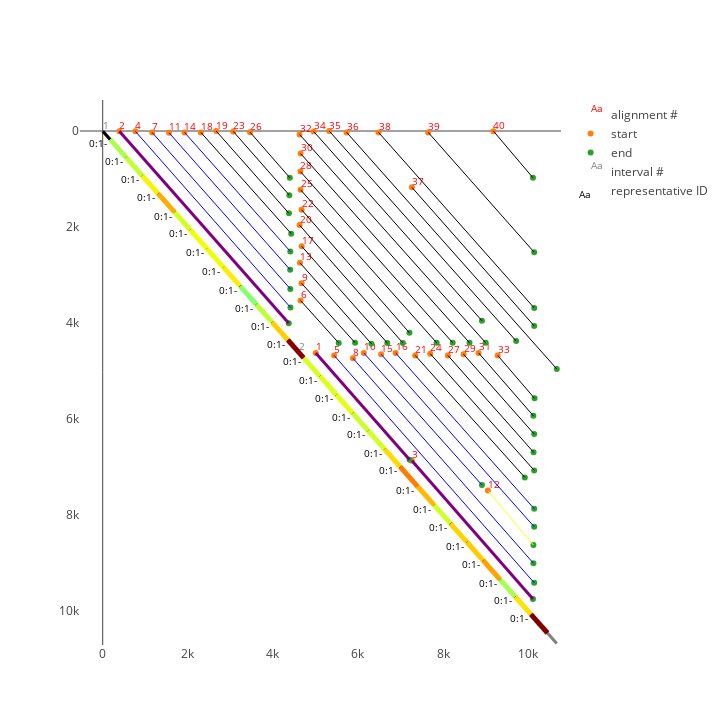

The code cell stored with this chart in its notebook:
### Code cell
v.show(219)

### Figure 1 — Plotly figure (JSON) as saved in the notebook; plotly's stock layout.template omitted (floating-point values rounded to 4 significant figures)
{"data": [{"mode": "text", "name": "alignment #", "text": ["1", "2", "3", "4", "5", "6", "7", "8", "9", "10", "11", "12", "13", "14", "15", "16", "17", "18", "19", "20", "21", "22", "23", "24", "25", "26", "27", "28", "29", "30", "31", "32", "33", "34", "35", "36", "37", "38", "39", "40"], "textfont": {"color": "red", "size": 10}, "textposition": "top right", "type": "scatter", "uid": "33542d66-a7d8-470c-be89-6470ed41b599", "x": [5008, 392, 7269, 768, 5440, 4651, 1163, 5884, 4674, 6138, 1560, 9054, 4637, 1922, 6545, 6886, 4677, 2307, 2667, 4627, 7346, 4676, 3069, 7699, 4651, 3463, 8114, 4648, 8482, 4652, 8836, 4627, 9285, 4960, 5324, 5734, 7268, 6484, 7651, 9185], "y": [4622, 3, 6867, 7, 4674, 3531, 31, 4734, 3172, 4622, 39, 7489, 2745, 29, 4649, 4622, 2400, 29, 0, 1960, 4674, 1640, 9, 4637, 1224, 24, 4674, 846, 4649, 470, 4622, 71, 4674, 11, 0, 29, 1173, 29, 29, 3]}, {"mode": "markers", "name": "start", "type": "scatter", "uid": "52992ce8-0d21-42b3-9fd8-534dfc0e3fa0", "x": [5008, 392, 7269, 768, 5440, 4651, 1163, 5884, 4674, 6138, 1560, 9054, 4637, 1922, 6545, 6886, 4677, 2307, 2667, 4627, 7346, 4676, 3069, 7699, 4651, 3463, 8114, 4648, 8482, 4652, 8836, 4627, 9285, 4960, 5324, 5734, 7268, 6484, 7651, 9185], "y": [4622, 3, 6867, 7, 4674, 3531, 31, 4734, 3172, 4622, 39, 7489, 2745, 29, 4649, 4622, 2400, 29, 0, 1960, 4674, 1640, 9, 4637, 1224, 24, 4674, 846, 4649, 470, 4622, 71, 4674, 11, 0, 29, 1173, 29, 29, 3]}, {"mode": "markers", "name": "end", "type": "scatter", "uid": "4434ff80-a18e-4301-9388-c1a0699106e3", "x": [7214, 4374, 10114, 4414, 10143, 5548, 4410, 10125, 5932, 8915, 4407, 10125, 6316, 4410, 10143, 10143, 6689, 4431, 4378, 7056, 9922, 7211, 4387, 10143, 7850, 4399, 10128, 8227, 10143, 8622, 10124, 9002, 10151, 8915, 9720, 10673, 10143, 10144, 10143, 10114], "y": [6847, 4003, 9747, 3674, 9409, 4414, 3288, 9002, 4409, 7372, 2890, 8622, 4430, 2508, 8243, 7867, 4414, 2138, 1714, 4415, 7214, 4204, 1336, 7068, 4410, 974, 6689, 4410, 6312, 4410, 5932, 4410, 5567, 3952, 4374, 4954, 4059, 3686, 2525, 974]}, {"mode": "text", "name": "interval #", "text": ["1", "2"], "textfont": {"color": "grey", "size": 10}, "textposition": "top right", "type": "scatter", "uid": "566dc226-72f5-4c28-890e-27ffccb1a477", "x": [3, 4622], "y": [3, 4622]}, {"mode": "text", "name": "representative ID", "text": ["0:1- ", "0:1- ", "0:1- ", "0:1- ", "0:1- ", "0:1- ", "0:1- ", "0:1- ", "0:1- ", "0:1- ", "0:1- ", "0:1- ", "0:1- ", "0:1- ", "0:1- ", "0:1- ", "0:1- ", "0:1- ", "0:1- ", "0:1- ", "0:1- ", "0:1- ", "0:1- ", "0:1- ", "0:1- ", "0:1- ", "0:1- "], "textfont": {"color": "black", "size": 10}, "textposition": "bottom left", "type": "scatter", "uid": "8ea02b59-4012-4640-b6b1-fca106c43ba2", "x": [176, 549, 928, 1303, 1691, 2057, 2449, 2836, 3229, 3610, 3980, 4353, 4725, 5106, 5492, 5876, 6239, 6626, 6992, 7398, 7792, 8175, 8565, 8945, 9342, 9699, 10067], "y": [176, 549, 928, 1303, 1691, 2057, 2449, 2836, 3229, 3610, 3980, 4353, 4725, 5106, 5492, 5876, 6239, 6626, 6992, 7398, 7792, 8175, 8565, 8945, 9342, 9699, 10067]}, {"hoverinfo": "text", "showlegend": false, "text": ["0:1-<br>[176, 549] (373 bp)<br>diff = 0.185", "0:1-<br>[549, 928] (379 bp)<br>diff = 0.196", "0:1-<br>[928, 1301] (373 bp)<br>diff = 0.217", "0:1-<br>[1303, 1691] (388 bp)<br>diff = 0.241", "0:1-<br>[1691, 2057] (366 bp)<br>diff = 0.203", "0:1-<br>[2057, 2449] (392 bp)<br>diff = 0.213", "0:1-<br>[2449, 2835] (386 bp)<br>diff = 0.213", "0:1-<br>[2836, 3227] (391 bp)<br>diff = 0.219", "0:1-<br>[3229, 3608] (379 bp)<br>diff = 0.171", "0:1-<br>[3610, 3980] (370 bp)<br>diff = 0.194", "0:1-<br>[3980, 4353] (373 bp)<br>diff = 0.23", "0:1-<br>[4353, 4724] (371 bp)<br>diff = 0.33", "0:1-<br>[4725, 5106] (381 bp)<br>diff = 0.204", "0:1-<br>[5106, 5492] (386 bp)<br>diff = 0.206", "0:1-<br>[5492, 5874] (382 bp)<br>diff = 0.209", "0:1-<br>[5876, 6238] (362 bp)<br>diff = 0.199", "0:1-<br>[6239, 6625] (386 bp)<br>diff = 0.201", "0:1-<br>[6626, 6992] (366 bp)<br>diff = 0.226", "0:1-<br>[6992, 7399] (407 bp)<br>diff = 0.258", "0:1-<br>[7398, 7792] (394 bp)<br>diff = 0.238", "0:1-<br>[7792, 8171] (379 bp)<br>diff = 0.201", "0:1-<br>[8175, 8563] (388 bp)<br>diff = 0.229", "0:1-<br>[8565, 8941] (376 bp)<br>diff = 0.231", "0:1-<br>[8945, 9341] (396 bp)<br>diff = 0.245", "0:1-<br>[9342, 9698] (356 bp)<br>diff = 0.184", "0:1-<br>[9699, 10067] (368 bp)<br>diff = 0.223", "0:1-<br>[10067, 10455] (388 bp)<br>diff = 0.349"], "type": "scatter", "uid": "38085e53-3e51-4522-9c38-43a654979876", "x": [176, 549, 928, 1303, 1691, 2057, 2449, 2836, 3229, 3610, 3980, 4353, 4725, 5106, 5492, 5876, 6239, 6626, 6992, 7398, 7792, 8175, 8565, 8945, 9342, 9699, 10067], "y": [176, 549, 928, 1303, 1691, 2057, 2449, 2836, 3229, 3610, 3980, 4353, 4725, 5106, 5492, 5876, 6239, 6626, 6992, 7398, 7792, 8175, 8565, 8945, 9342, 9699, 10067]}], "layout": {"height": 725, "hovermode": "closest", "shapes": [{"line": {"color": "grey", "width": 3}, "type": "line", "x0": 0, "x1": 10673, "xref": "x", "y0": 0, "y1": 10673, "yref": "y"}, {"line": {"color": "black", "width": 3}, "type": "line", "x0": 3, "x1": 4414, "xref": "x", "y0": 3, "y1": 4414, "yref": "y"}, {"line": {"color": "black", "width": 3}, "type": "line", "x0": 4622, "x1": 10143, "xref": "x", "y0": 4622, "y1": 10143, "yref": "y"}, {"line": {"color": "purple", "width": 3}, "type": "line", "x0": 5008, "x1": 7214, "xref": "x", "y0": 4622, "y1": 6847, "yref": "y"}, {"line": {"color": "purple", "width": 3}, "type": "line", "x0": 392, "x1": 4374, "xref": "x", "y0": 3, "y1": 4003, "yref": "y"}, {"line": {"color": "purple", "width": 3}, "type": "line", "x0": 7269, "x1": 10114, "xref": "x", "y0": 6867, "y1": 9747, "yref": "y"}, {"line": {"color": "blue", "width": 1}, "type": "line", "x0": 768, "x1": 4414, "xref": "x", "y0": 7, "y1": 3674, "yref": "y"}, {"line": {"color": "blue", "width": 1}, "type": "line", "x0": 5440, "x1": 10143, "xref": "x", "y0": 4674, "y1": 9409, "yref": "y"}, {"line": {"color": "black", "width": 1}, "type": "line", "x0": 4651, "x1": 5548, "xref": "x", "y0": 3531, "y1": 4414, "yref": "y"}, {"line": {"color": "blue", "width": 1}, "type": "line", "x0": 1163, "x1": 4410, "xref": "x", "y0": 31, "y1": 3288, "yref": "y"}, {"line": {"color": "blue", "width": 1}, "type": "line", "x0": 5884, "x1": 10125, "xref": "x", "y0": 4734, "y1": 9002, "yref": "y"}, {"line": {"color": "black", "width": 1}, "type": "line", "x0": 4674, "x1": 5932, "xref": "x", "y0": 3172, "y1": 4409, "yref": "y"}, {"line": {"color": "blue", "width": 1}, "type": "line", "x0": 6138, "x1": 8915, "xref": "x", "y0": 4622, "y1": 7372, "yref": "y"}, {"line": {"color": "blue", "width": 1}, "type": "line", "x0": 1560, "x1": 4407, "xref": "x", "y0": 39, "y1": 2890, "yref": "y"}, {"line": {"color": "yellow", "width": 1}, "type": "line", "x0": 9054, "x1": 10125, "xref": "x", "y0": 7489, "y1": 8622, "yref": "y"}, {"line": {"color": "black", "width": 1}, "type": "line", "x0": 4637, "x1": 6316, "xref": "x", "y0": 2745, "y1": 4430, "yref": "y"}, {"line": {"color": "blue", "width": 1}, "type": "line", "x0": 1922, "x1": 4410, "xref": "x", "y0": 29, "y1": 2508, "yref": "y"}, {"line": {"color": "blue", "width": 1}, "type": "line", "x0": 6545, "x1": 10143, "xref": "x", "y0": 4649, "y1": 8243, "yref": "y"}, {"line": {"color": "blue", "width": 1}, "type": "line", "x0": 6886, "x1": 10143, "xref": "x", "y0": 4622, "y1": 7867, "yref": "y"}, {"line": {"color": "black", "width": 1}, "type": "line", "x0": 4677, "x1": 6689, "xref": "x", "y0": 2400, "y1": 4414, "yref": "y"}, {"line": {"color": "black", "width": 1}, "type": "line", "x0": 2307, "x1": 4431, "xref": "x", "y0": 29, "y1": 2138, "yref": "y"}, {"line": {"color": "black", "width": 1}, "type": "line", "x0": 2667, "x1": 4378, "xref": "x", "y0": 0, "y1": 1714, "yref": "y"}, {"line": {"color": "black", "width": 1}, "type": "line", "x0": 4627, "x1": 7056, "xref": "x", "y0": 1960, "y1": 4415, "yref": "y"}, {"line": {"color": "black", "width": 1}, "type": "line", "x0": 7346, "x1": 9922, "xref": "x", "y0": 4674, "y1": 7214, "yref": "y"}, {"line": {"color": "black", "width": 1}, "type": "line", "x0": 4676, "x1": 7211, "xref": "x", "y0": 1640, "y1": 4204, "yref": "y"}, {"line": {"color": "black", "width": 1}, "type": "line", "x0": 3069, "x1": 4387, "xref": "x", "y0": 9, "y1": 1336, "yref": "y"}, {"line": {"color": "black", "width": 1}, "type": "line", "x0": 7699, "x1": 10143, "xref": "x", "y0": 4637, "y1": 7068, "yref": "y"}, {"line": {"color": "black", "width": 1}, "type": "line", "x0": 4651, "x1": 7850, "xref": "x", "y0": 1224, "y1": 4410, "yref": "y"}, {"line": {"color": "black", "width": 1}, "type": "line", "x0": 3463, "x1": 4399, "xref": "x", "y0": 24, "y1": 974, "yref": "y"}, {"line": {"color": "black", "width": 1}, "type": "line", "x0": 8114, "x1": 10128, "xref": "x", "y0": 4674, "y1": 6689, "yref": "y"}, {"line": {"color": "black", "width": 1}, "type": "line", "x0": 4648, "x1": 8227, "xref": "x", "y0": 846, "y1": 4410, "yref": "y"}, {"line": {"color": "black", "width": 1}, "type": "line", "x0": 8482, "x1": 10143, "xref": "x", "y0": 4649, "y1": 6312, "yref": "y"}, {"line": {"color": "black", "width": 1}, "type": "line", "x0": 4652, "x1": 8622, "xref": "x", "y0": 470, "y1": 4410, "yref": "y"}, {"line": {"color": "black", "width": 1}, "type": "line", "x0": 8836, "x1": 10124, "xref": "x", "y0": 4622, "y1": 5932, "yref": "y"}, {"line": {"color": "black", "width": 1}, "type": "line", "x0": 4627, "x1": 9002, "xref": "x", "y0": 71, "y1": 4410, "yref": "y"}, {"line": {"color": "black", "width": 1}, "type": "line", "x0": 9285, "x1": 10151, "xref": "x", "y0": 4674, "y1": 5567, "yref": "y"}, {"line": {"color": "black", "width": 1}, "type": "line", "x0": 4960, "x1": 8915, "xref": "x", "y0": 11, "y1": 3952, "yref": "y"}, {"line": {"color": "black", "width": 1}, "type": "line", "x0": 5324, "x1": 9720, "xref": "x", "y0": 0, "y1": 4374, "yref": "y"}, {"line": {"color": "black", "width": 1}, "type": "line", "x0": 5734, "x1": 10673, "xref": "x", "y0": 29, "y1": 4954, "yref": "y"}, {"line": {"color": "black", "width": 1}, "type": "line", "x0": 7268, "x1": 10143, "xref": "x", "y0": 1173, "y1": 4059, "yref": "y"}, {"line": {"color": "black", "width": 1}, "type": "line", "x0": 6484, "x1": 10144, "xref": "x", "y0": 29, "y1": 3686, "yref": "y"}, {"line": {"color": "black", "width": 1}, "type": "line", "x0": 7651, "x1": 10143, "xref": "x", "y0": 29, "y1": 2525, "yref": "y"}, {"line": {"color": "black", "width": 1}, "type": "line", "x0": 9185, "x1": 10114, "xref": "x", "y0": 3, "y1": 974, "yref": "y"}, {"line": {"color": "#aaff4d", "width": 5}, "type": "line", "x0": 176, "x1": 549, "xref": "x", "y0": 176, "y1": 549, "yref": "y"}, {"line": {"color": "#c4ff33", "width": 5}, "type": "line", "x0": 549, "x1": 928, "xref": "x", "y0": 549, "y1": 928, "yref": "y"}, {"line": {"color": "#f8f500", "width": 5}, "type": "line", "x0": 928, "x1": 1301, "xref": "x", "y0": 928, "y1": 1301, "yref": "y"}, {"line": {"color": "#ffae00", "width": 5}, "type": "line", "x0": 1303, "x1": 1691, "xref": "x", "y0": 1303, "y1": 1691, "yref": "y"}, {"line": {"color": "#d4ff23", "width": 5}, "type": "line", "x0": 1691, "x1": 2057, "xref": "x", "y0": 1691, "y1": 2057, "yref": "y"}, {"line": {"color": "#eeff09", "width": 5}, "type": "line", "x0": 2057, "x1": 2449, "xref": "x", "y0": 2057, "y1": 2449, "yref": "y"}, {"line": {"color": "#eeff09", "width": 5}, "type": "line", "x0": 2449, "x1": 2835, "xref": "x", "y0": 2449, "y1": 2835, "yref": "y"}, {"line": {"color": "#feed00", "width": 5}, "type": "line", "x0": 2836, "x1": 3227, "xref": "x", "y0": 2836, "y1": 3227, "yref": "y"}, {"line": {"color": "#87ff70", "width": 5}, "type": "line", "x0": 3229, "x1": 3608, "xref": "x", "y0": 3229, "y1": 3608, "yref": "y"}, {"line": {"color": "#beff39", "width": 5}, "type": "line", "x0": 3610, "x1": 3980, "xref": "x", "y0": 3610, "y1": 3980, "yref": "y"}, {"line": {"color": "#ffd000", "width": 5}, "type": "line", "x0": 3980, "x1": 4353, "xref": "x", "y0": 3980, "y1": 4353, "yref": "y"}, {"line": {"color": "#890000", "width": 5}, "type": "line", "x0": 4353, "x1": 4724, "xref": "x", "y0": 4353, "y1": 4724, "yref": "y"}, {"line": {"color": "#d7ff1f", "width": 5}, "type": "line", "x0": 4725, "x1": 5106, "xref": "x", "y0": 4725, "y1": 5106, "yref": "y"}, {"line": {"color": "#deff19", "width": 5}, "type": "line", "x0": 5106, "x1": 5492, "xref": "x", "y0": 5106, "y1": 5492, "yref": "y"}, {"line": {"color": "#e4ff13", "width": 5}, "type": "line", "x0": 5492, "x1": 5874, "xref": "x", "y0": 5492, "y1": 5874, "yref": "y"}, {"line": {"color": "#caff2c", "width": 5}, "type": "line", "x0": 5876, "x1": 6238, "xref": "x", "y0": 5876, "y1": 6238, "yref": "y"}, {"line": {"color": "#d1ff26", "width": 5}, "type": "line", "x0": 6239, "x1": 6625, "xref": "x", "y0": 6239, "y1": 6625, "yref": "y"}, {"line": {"color": "#ffdb00", "width": 5}, "type": "line", "x0": 6626, "x1": 6992, "xref": "x", "y0": 6626, "y1": 6992, "yref": "y"}, {"line": {"color": "#ff7e00", "width": 5}, "type": "line", "x0": 6992, "x1": 7399, "xref": "x", "y0": 6992, "y1": 7399, "yref": "y"}, {"line": {"color": "#ffb900", "width": 5}, "type": "line", "x0": 7398, "x1": 7792, "xref": "x", "y0": 7398, "y1": 7792, "yref": "y"}, {"line": {"color": "#d1ff26", "width": 5}, "type": "line", "x0": 7792, "x1": 8171, "xref": "x", "y0": 7792, "y1": 8171, "yref": "y"}, {"line": {"color": "#ffd300", "width": 5}, "type": "line", "x0": 8175, "x1": 8563, "xref": "x", "y0": 8175, "y1": 8563, "yref": "y"}, {"line": {"color": "#ffcc00", "width": 5}, "type": "line", "x0": 8565, "x1": 8941, "xref": "x", "y0": 8565, "y1": 8941, "yref": "y"}, {"line": {"color": "#ffa300", "width": 5}, "type": "line", "x0": 8945, "x1": 9341, "xref": "x", "y0": 8945, "y1": 9341, "yref": "y"}, {"line": {"color": "#a7ff50", "width": 5}, "type": "line", "x0": 9342, "x1": 9698, "xref": "x", "y0": 9342, "y1": 9698, "yref": "y"}, {"line": {"color": "#ffe200", "width": 5}, "type": "line", "x0": 9699, "x1": 10067, "xref": "x", "y0": 9699, "y1": 10067, "yref": "y"}, {"line": {"color": "#800000", "width": 5}, "type": "line", "x0": 10067, "x1": 10455, "xref": "x", "y0": 10067, "y1": 10455, "yref": "y"}], "width": 725, "xaxis": {"range": [-533.6, 10773], "showgrid": false, "type": "linear"}, "yaxis": {"autorange": true, "range": [10700.0, -645.6], "showgrid": false, "type": "linear"}}}
